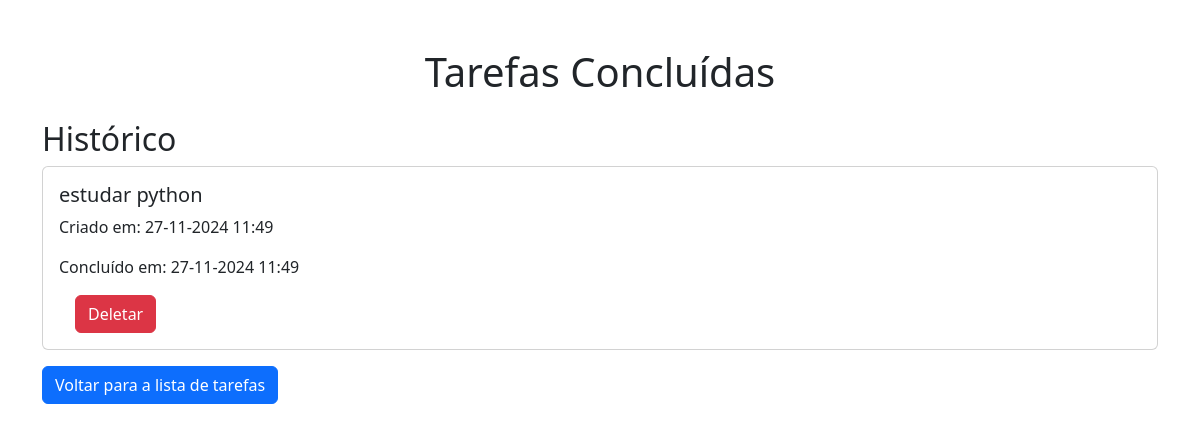
The app's page /tarefasConcluidas, older data.
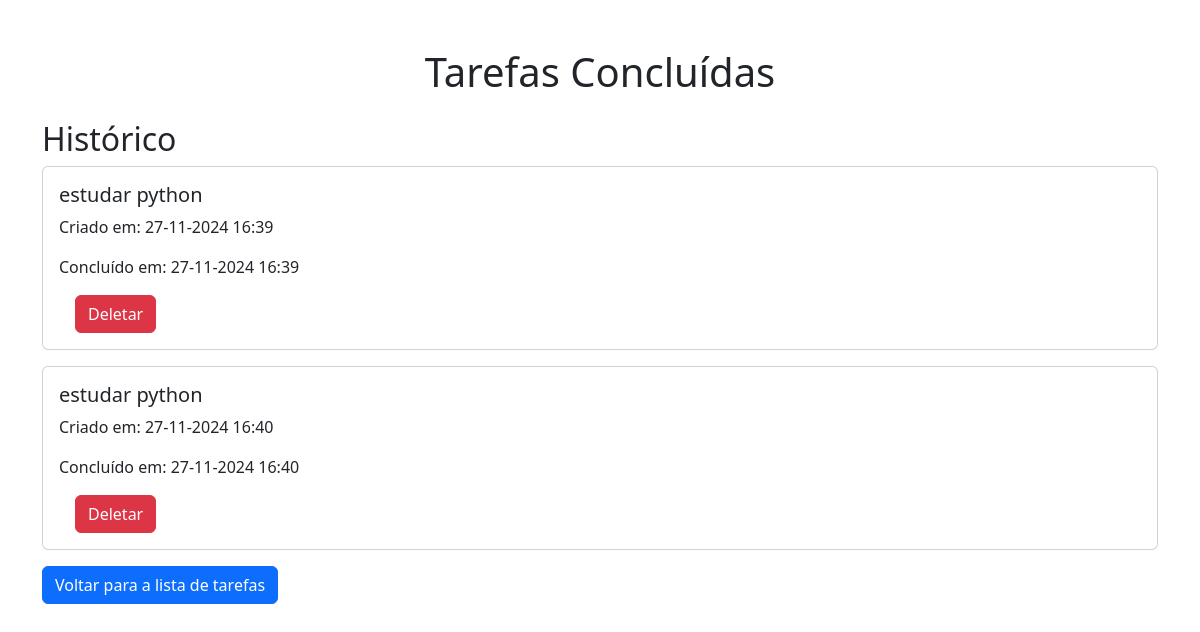
The same page, newer data.
### app.py (models this page shows)
class TarefasConcluidas(db.Model):
    id = db.Column(db.Integer, primary_key=True)
    titulo = db.Column(db.String(100))
    criadoEm = db.Column(db.DateTime)
    concluidoEm = db.Column(db.DateTime, default=datetime.utcnow)

### app.py (the view)
@app.route("/tarefasConcluidas")
def tarefasConcluidas():
    tarefas_concluidas = TarefasConcluidas.query.order_by(
        TarefasConcluidas.concluidoEm
    ).all()
    return render_template("concluidas.html", tarefasConcluidas=tarefas_concluidas)

### templates/concluidas.html (shortened to what this page needs)
<!DOCTYPE html>
<html lang="pt-br">
<head>
    <link href="https://cdn.jsdelivr.net/npm/bootstrap@5.3.3/dist/css/bootstrap.min.css" rel="stylesheet">
</head>
<body data-bs-theme="light">
    <div class="container mt-5">
        <h1 class="text-center mb-4">Tarefas Concluídas</h1>
        <h2>Histórico</h2>
        {% if tarefasConcluidas %}
        {% for tarefa in tarefasConcluidas %}
        <div class="card mb-3">
            <div class="card-body">
                <h5 class="card-title">{{ tarefa.titulo }}</h5>
                <p class="card-text">Criado em: {{ tarefa.criadoEm.strftime('%d-%m-%Y %H:%M') }}</p>
                <p class="card-text">Concluído em: {{ tarefa.concluidoEm.strftime('%d-%m-%Y %H:%M') }}</p>
                <a class="btn btn-danger ms-3" data-bs-toggle="modal" data-bs-target="#confirmDeleteModal"
                    data-id="{{ tarefa['id'] }}">Deletar</a>
            </div>
        </div>
        {% endfor %}
        {% else %}
        <div class="alert alert-info">
            <p>Nenhuma tarefa concluída encontrada.</p>
        </div>
        {% endif %}
        <a href="/" class="btn btn-primary">Voltar para a lista de tarefas</a>
    </div>
</body>
</html>

Row changes from the older to the newer data that the page shows:
changed TarefasConcluidas (number 1 of 2 on the later page): criadoEm "27-11-2024 11:49" → "27-11-2024 16:39"; concluidoEm "27-11-2024 11:49" → "27-11-2024 16:39"
added TarefasConcluidas: titulo "estudar python", criadoEm "27-11-2024 16:40", concluidoEm "27-11-2024 16:40"
